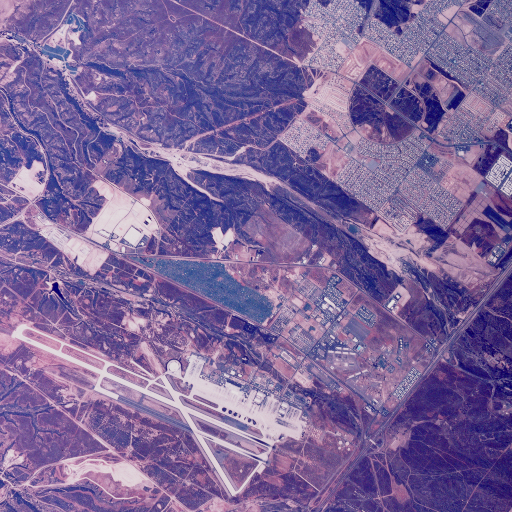
#> input picture images/2.1.01.tiff, 512 x 512 px, found by its file name; its folder holds only this picture in this run
$ jupyter execute OtsuThresholding.ipynb
#> lines starting #> are read from the running program, lines starting #| are printed output that depends on the picture; after the words box and inside, x2 and y2 are one past the last pixel; in counts of white or black regions, pixels touching at a corner belong together; long printed decimals are rounded
[cell 1]
import cv2
import matplotlib.pyplot as plt
import numpy as np

[cell 2]
p=input("enter image path")
#> the answer given: images/2.1.01.tiff
img=cv2.imread('images/'+p,0)
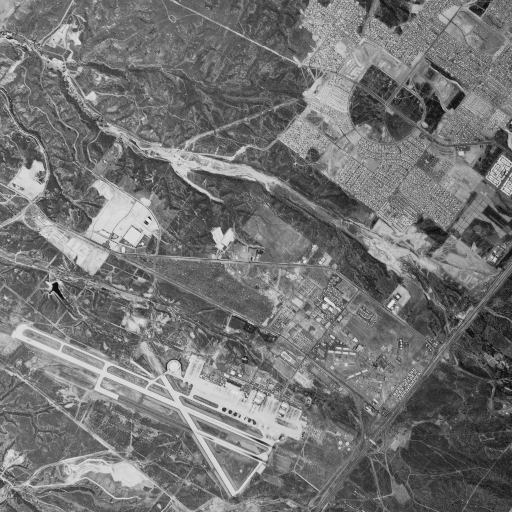
#> img: shape (512, 512); min 12, max 229, mean 115.5
plt.figure(figsize=(10,10))
plt.imshow(img,cmap='gray')
plt.show()

[cell 3]
hist=np.zeros((256),dtype=np.uint64)
for i in range(img.shape[0]):
    for j in range(img.shape[1]):
        hist[img[i,j]]+=1
plt.bar(range(256),hist,width=0.3)
plt.show()
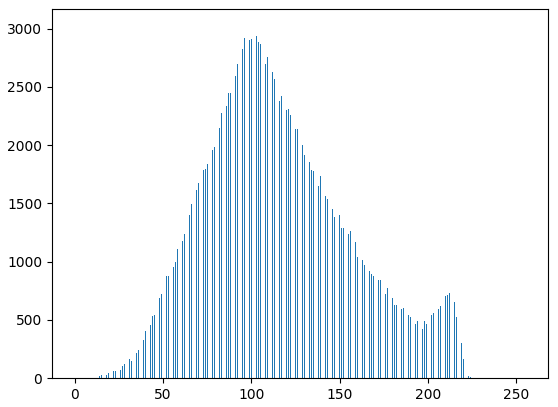
#> figure drawn by matplotlib, 1 panel; tallest bar 3021 high, from x = 100.8 to 101.1
min=img.min()
#> min = 12
max=img.max()
#> max = 229
size=img.shape[0]*img.shape[1]
#> size = 262144
print('min=',min,'max=',max)
#| min= 12 max= 229

[cell 4]
minicv=-1
cnt=0
for threshold in range(min+1,max+1):
    wb=0
    varb=0
    mb=(hist[0:threshold]*np.arange(threshold)).sum()/hist[0:threshold].sum()
    for i in range(threshold):
            wb+=hist[i]
            varb+=((i-mb)**2)*hist[i]
    varb=varb/hist[0:threshold].sum()
    wb=wb/size

    wf=0
    varf=0
    mf=(hist[threshold:max+1]*np.arange(threshold,max+1)).sum()/hist[threshold:max+1].sum()
    for i in range(threshold,max):
            wf+=hist[i]
            varf+=((i-mf)**2)*hist[i]
    varf=varf/hist[threshold:max+1].sum()
    wf=wf/size

    wv=(wb*varb)+(wf*varf)

    if minicv==-1:
        minicv=wv
        rthreshold=threshold
        cnt=1
    elif minicv>wv:
        minicv=wv
        rthreshold=threshold
        cnt=1
    elif minicv==wv:
        cnt+=1
        rthreshold+=threshold
    print(threshold,'=',wv)
#> this loop made 217 passes
#> (mf, varf, wv, minicv) on passes 1 to 12: (115.5, 1693.8, 1693.7, 1693.7), (115.5, 1693.6, 1693.5, 1693.5), (115.5, 1693, 1692.8, 1692.8), (115.5, 1692.2, 1691.9, 1691.9), (115.6, 1691.2, 1690.7, 1690.7), (115.6, 1690.3, 1689.6, 1689.6), (115.6, 1689.4, 1688.5, 1688.5), (115.6, 1688.1, 1686.9, 1686.9), (115.6, 1687.1, 1685.7, 1685.7), (115.6, 1685.9, 1684.2, 1684.2), (115.6, 1684.3, 1682.2, 1682.2), (115.7, 1682.6, 1680.1, 1680.1)
#> (mf, varf, wv) on pass 50: (121.1, 1425.5, 1321.3)
#| 13 = 1693.747
#| 14 = 1693.507
#| 15 = 1692.838
#| 16 = 1691.874
#| 17 = 1690.703
#| 18 = 1689.628
#| 19 = 1688.539
#| 20 = 1686.868
#> (further printed lines are left out)
rthreshold=round(rthreshold/cnt)
print(rthreshold)
#| 126

[cell 5]
mapping=np.zeros((256),dtype=np.uint8)
mapping[rthreshold:256]=255
print(mapping)

[cell 6]
fb=np.zeros((img.shape[0],img.shape[1]),dtype=np.uint8)
for i in range(img.shape[0]):
    for j in range(img.shape[1]):
        fb[i,j]=mapping[img[i,j]]
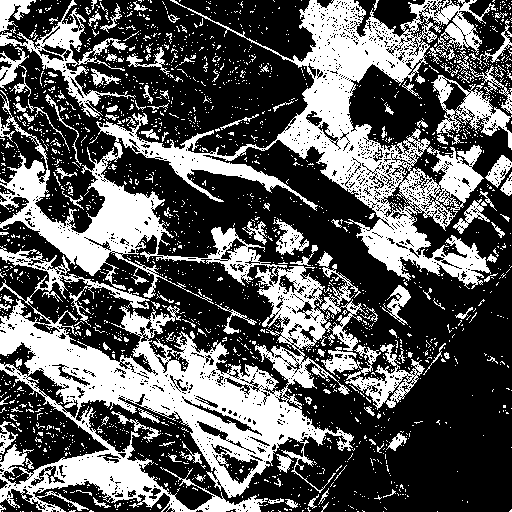
#> fb: shape (512, 512); 35.9% white; 2157 white regions (2022 under 20 px), largest, box (x1, y1, x2, y2) and area: (0, 0, 496, 512) 71337, (0, 0, 136, 118) 2703, (431, 75, 512, 150) 1880
plt.figure(figsize=(15,15))
plt.subplot(1,2,1)
plt.imshow(img,cmap='gray')
plt.subplot(1,2,2)
plt.imshow(fb,cmap='gray')
plt.show()
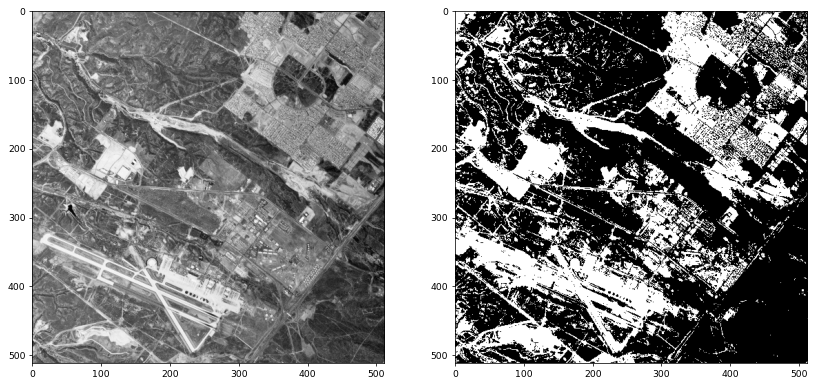
#> figure drawn by matplotlib, 2 panels

$ run again, on images/2.1.05.tiff
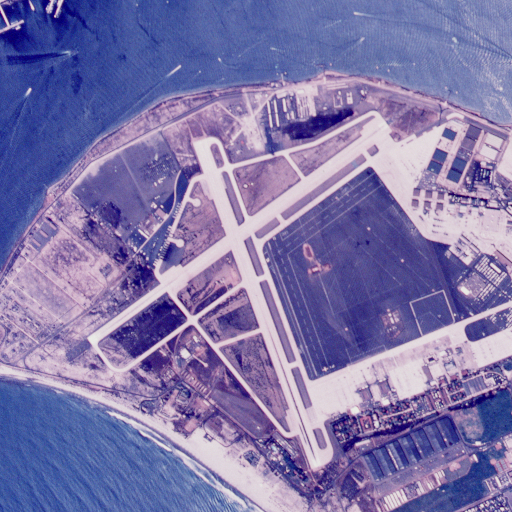
#> input picture images/2.1.05.tiff, 512 x 512 px, found by its file name
#> min = 10
#> max = 234
#| min= 10 max= 234
#> the loop `for threshold in range(min+1,max+1):` made 224 passes
#> (mf, varf, wv, minicv) on passes 1 to 8: (126.1, 2368.4, 2368.4, 2368.4), (126.1, 2368.4, 2368.3, 2368.3), (126.1, 2367.4, 2367.1, 2367.1), (126.1, 2366, 2365.4, 2365.4), (126.2, 2363.5, 2362.3, 2362.3), (126.2, 2359.3, 2357.2, 2357.2), (126.3, 2354, 2350.6, 2350.6), (126.3, 2348.6, 2343.9, 2343.9)
#> (printed output is left out)
#| 141
#> after the loop `for i in range(img.shape[0]):`:
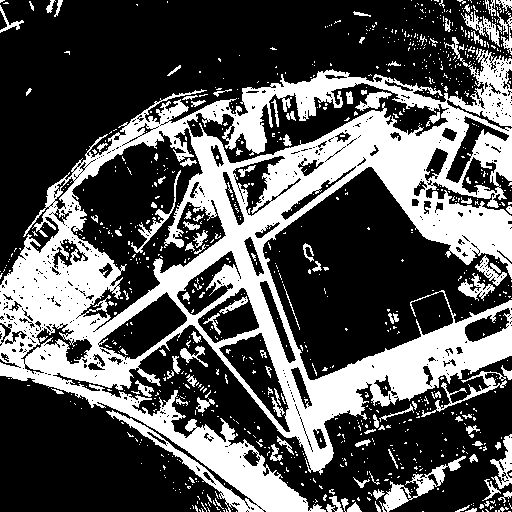
#> fb: shape (512, 512); 33.7% white; 947 white regions (834 under 20 px), largest, box (x1, y1, x2, y2) and area: (0, 37, 512, 512) 75405, (379, 456, 466, 512) 1089, (421, 371, 507, 417) 613
#> `plt.show()`:
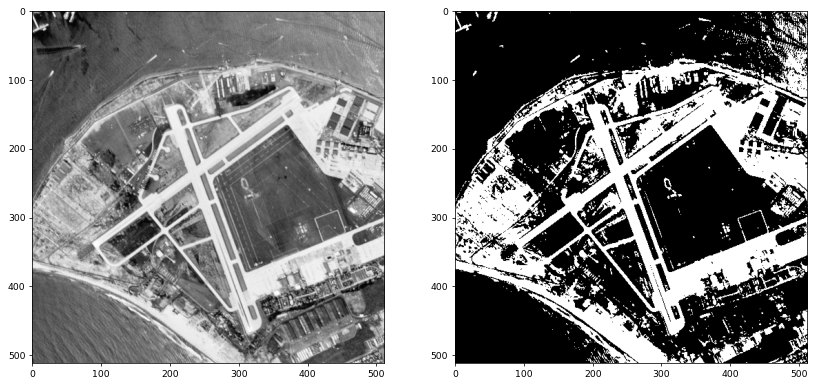
#> figure drawn by matplotlib, 2 panels

$ run again, on images/2.1.06.tiff
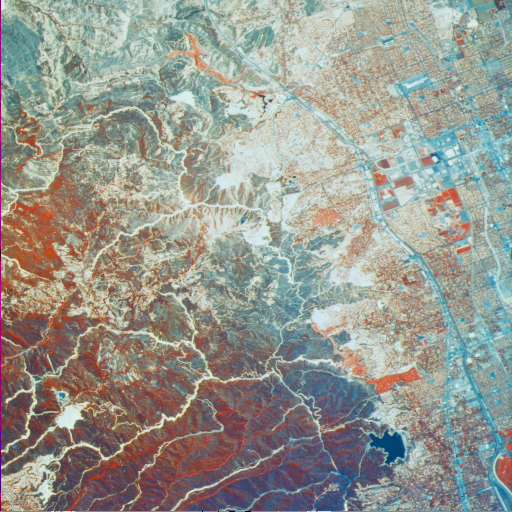
#> input picture images/2.1.06.tiff, 512 x 512 px, found by its file name
#> min = 0
#> max = 234
#| min= 0 max= 234
#> the loop `for threshold in range(min+1,max+1):` made 234 passes
#> (mf, varf, wv, minicv) on passes 1, 22, 23, 24, 28, 29, 34, 35: (150.3, 1687.9, 1687.8, 1687.8), (150.3, 1687.8, 1687.7, 1687.7), (150.3, 1687.2, 1687.1, 1687.1), (150.3, 1687.2, 1687, 1687), (150.3, 1687.1, 1687, 1687), (150.3, 1687.1, 1686.9, 1686.9), (150.3, 1687, 1686.9, 1686.9), (150.3, 1687, 1686.8, 1686.8)
#> (printed output is left out)
#| 147
#> after the loop `for i in range(img.shape[0]):`:
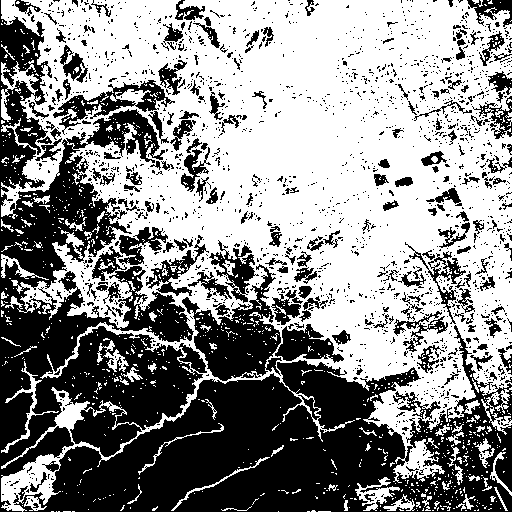
#> fb: shape (512, 512); 55.6% white; 1868 black regions (1675 under 20 px), largest, box (x1, y1, x2, y2) and area: (13, 325, 512, 512) 44234, (0, 0, 207, 512) 39239, (182, 264, 282, 381) 5013
#> `plt.show()`:
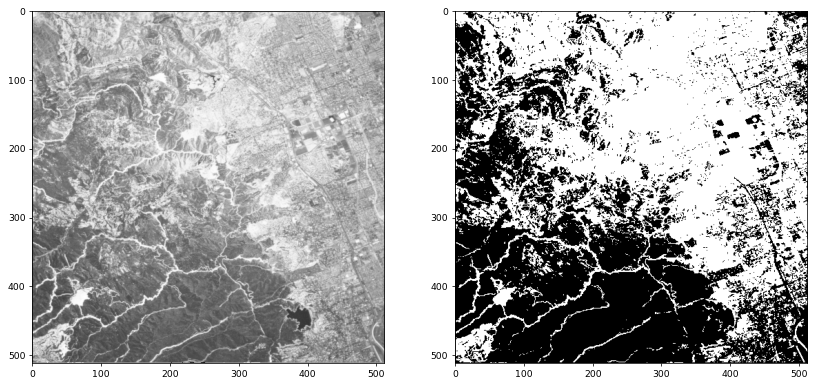
#> figure drawn by matplotlib, 2 panels

$ run again, on images/2.1.07.tiff
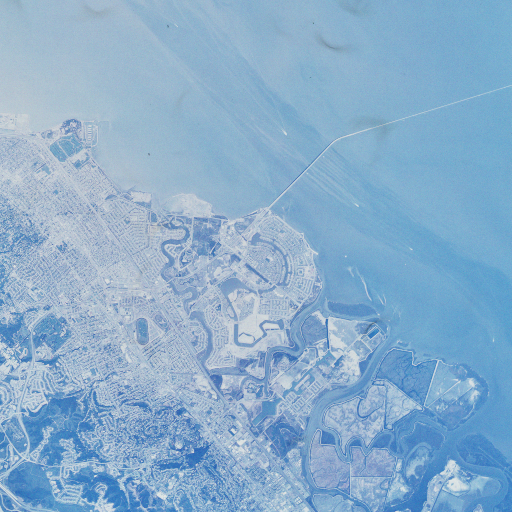
#> input picture images/2.1.07.tiff, 512 x 512 px, found by its file name
#> min = 88
#> max = 231
#| min= 88 max= 231
#> the loop `for threshold in range(min+1,max+1):` made 143 passes
#> (mf, varf, wv, minicv) on passes 1, 3, 4, 5, 6, 7, 8, 9: (166.6, 406.9, 406.9, 406.9), (166.6, 406.9, 406.9, 406.9), (166.6, 406.8, 406.8, 406.8), (166.6, 406.8, 406.8, 406.8), (166.6, 406.7, 406.7, 406.7), (166.6, 406.7, 406.6, 406.6), (166.6, 406.5, 406.5, 406.5), (166.6, 406.3, 406.3, 406.3)
#> (printed output is left out)
#| 165
#> after the loop `for i in range(img.shape[0]):`:
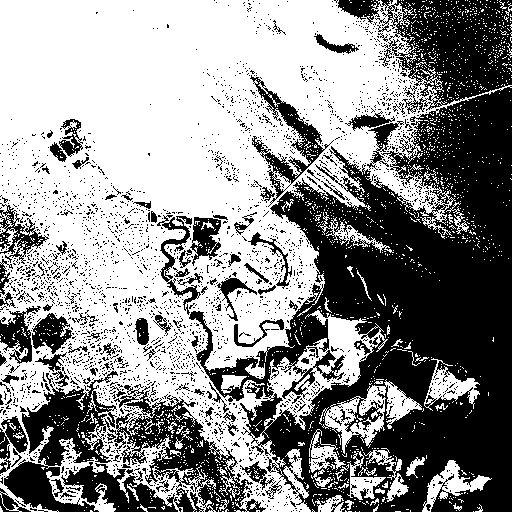
#> fb: shape (512, 512); 56.3% white; 2743 black regions (2629 under 20 px), largest, box (x1, y1, x2, y2) and area: (189, 86, 512, 512) 66947, (4, 371, 266, 512) 15277, (338, 0, 512, 114) 10088
#> `plt.show()`:
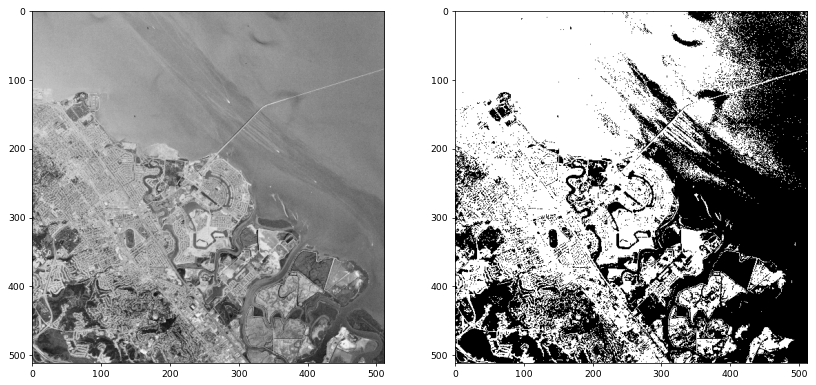
#> figure drawn by matplotlib, 2 panels

$ run again, on images/2.1.02.tiff
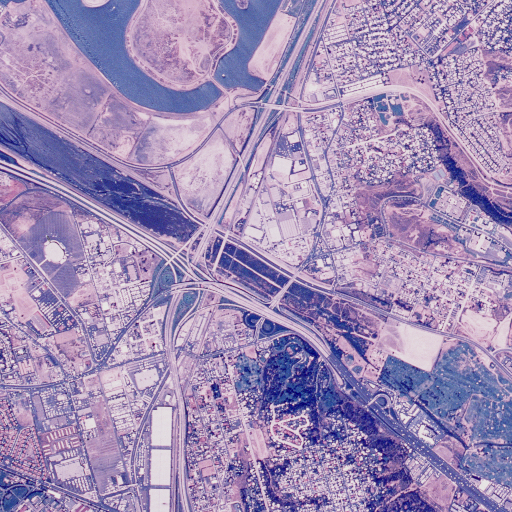
#> input picture images/2.1.02.tiff, 512 x 512 px, found by its file name
#> min = 12
#> max = 231
#| min= 12 max= 231
#> the loop `for threshold in range(min+1,max+1):` made 219 passes
#> (mf, varf, wv, minicv) on passes 1 to 8: (151, 1792.2, 1792.1, 1792.1), (151, 1792.1, 1792, 1792), (151, 1791.8, 1791.7, 1791.7), (151, 1791.4, 1791.2, 1791.2), (151, 1790.9, 1790.7, 1790.7), (151, 1790.1, 1789.8, 1789.8), (151, 1789.5, 1789.2, 1789.2), (151, 1789, 1788.6, 1788.6)
#> (printed output is left out)
#| 147
#> `plt.show()`:
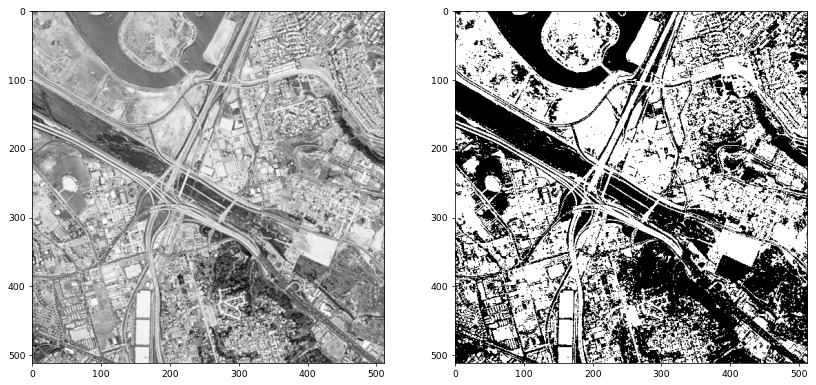
#> figure drawn by matplotlib, 2 panels
